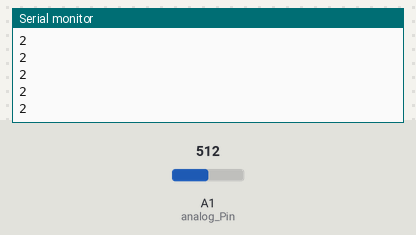
Bench run of a sketch on a simulated Arduino Uno, built with avr-gcc and run on an emulated ATmega328P. Parts: the last lines printed to the serial monitor. The inputs (shaded band) are chosen by the test bench; at power-on: A1 (analog_Pin) = 512.

Above: at 1.2 s.
1.3 s: A1 (analog_Pin) set to 716
At 1.31 s:
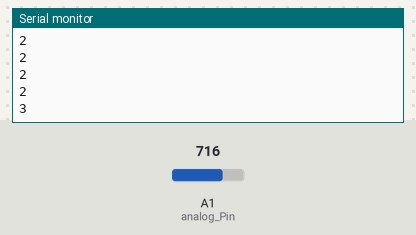
2.8 s: A1 (analog_Pin) set to 900
At 2.81 s:
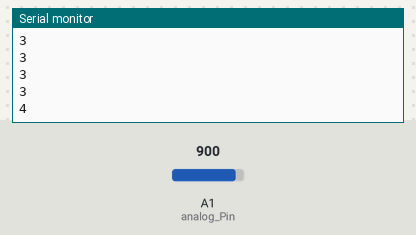
Timing chart, 0 to 5.8 s (numbered marks = the images above; inputs shaded):
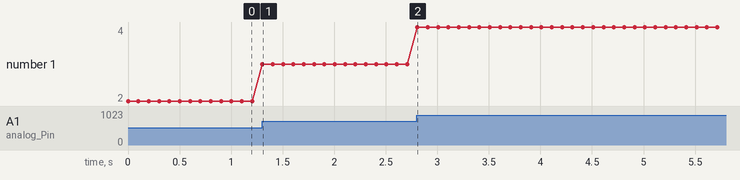

Measured:
- after the input at 1.3 s, the serial monitor: prints a new line at once (image 1)
- after the input at 2.8 s, the serial monitor: prints a new line at once (image 2)
- plotted number 1: 2 → 3 after the input at 1.3 s, 3 → 4 after the input at 2.8 s

The sketch:

AnalogReadSerial.ino
```cpp
const int analog_Pin = A1;


void setup() {
  Serial.begin(9600);
}
void loop() {
  int analog_Value = analogRead(analog_Pin);
  float val = analog_Value * (5.0 / 1023.0);
  int val2 = map(analog_Value, 0, 1023, 0, 5);
Serial.println(val2);

  delay(100);        // delay in between reads for stability
}
```
